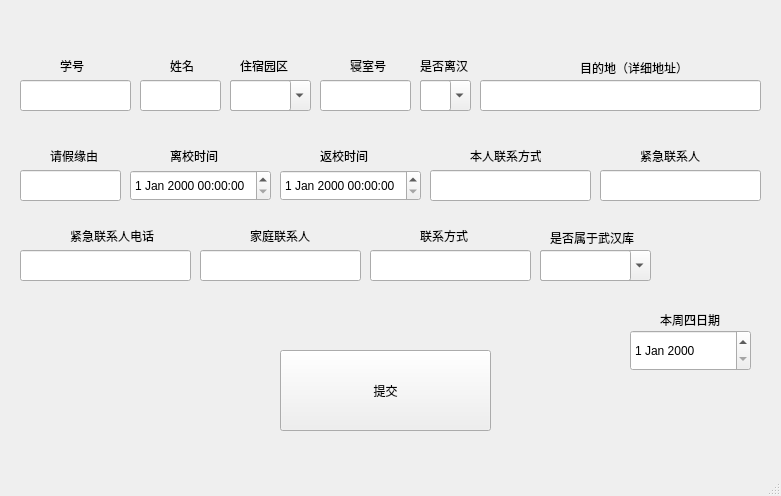
<?xml version="1.0" encoding="UTF-8"?>
<ui version="4.0">
 <class>MainWindow</class>
 <widget class="QMainWindow" name="MainWindow">
  <property name="geometry">
   <rect>
    <x>0</x>
    <y>0</y>
    <width>781</width>
    <height>496</height>
   </rect>
  </property>
  <property name="windowTitle">
   <string>MainWindow</string>
  </property>
  <widget class="QWidget" name="centralwidget">
   <widget class="QDateEdit" name="dateEdit">
    <property name="geometry">
     <rect>
      <x>630</x>
      <y>330</y>
      <width>121</width>
      <height>41</height>
     </rect>
    </property>
   </widget>
   <widget class="QLineEdit" name="lineEdit">
    <property name="geometry">
     <rect>
      <x>20</x>
      <y>80</y>
      <width>111</width>
      <height>31</height>
     </rect>
    </property>
   </widget>
   <widget class="QLineEdit" name="lineEdit_2">
    <property name="geometry">
     <rect>
      <x>140</x>
      <y>80</y>
      <width>81</width>
      <height>31</height>
     </rect>
    </property>
   </widget>
   <widget class="QLineEdit" name="lineEdit_4">
    <property name="geometry">
     <rect>
      <x>320</x>
      <y>80</y>
      <width>91</width>
      <height>31</height>
     </rect>
    </property>
   </widget>
   <widget class="QLineEdit" name="lineEdit_5">
    <property name="geometry">
     <rect>
      <x>420</x>
      <y>80</y>
      <width>31</width>
      <height>31</height>
     </rect>
    </property>
   </widget>
   <widget class="QLineEdit" name="lineEdit_6">
    <property name="geometry">
     <rect>
      <x>480</x>
      <y>80</y>
      <width>281</width>
      <height>31</height>
     </rect>
    </property>
   </widget>
   <widget class="QLabel" name="label">
    <property name="geometry">
     <rect>
      <x>60</x>
      <y>60</y>
      <width>54</width>
      <height>12</height>
     </rect>
    </property>
    <property name="text">
     <string>学号</string>
    </property>
   </widget>
   <widget class="QLabel" name="label_2">
    <property name="geometry">
     <rect>
      <x>170</x>
      <y>60</y>
      <width>54</width>
      <height>12</height>
     </rect>
    </property>
    <property name="text">
     <string>姓名</string>
    </property>
   </widget>
   <widget class="QLabel" name="label_3">
    <property name="geometry">
     <rect>
      <x>240</x>
      <y>60</y>
      <width>54</width>
      <height>12</height>
     </rect>
    </property>
    <property name="text">
     <string>住宿园区</string>
    </property>
   </widget>
   <widget class="QComboBox" name="comboBox">
    <property name="geometry">
     <rect>
      <x>230</x>
      <y>80</y>
      <width>81</width>
      <height>31</height>
     </rect>
    </property>
   </widget>
   <widget class="QLineEdit" name="lineEdit_3">
    <property name="geometry">
     <rect>
      <x>230</x>
      <y>80</y>
      <width>61</width>
      <height>31</height>
     </rect>
    </property>
   </widget>
   <widget class="QLabel" name="label_4">
    <property name="geometry">
     <rect>
      <x>350</x>
      <y>60</y>
      <width>54</width>
      <height>12</height>
     </rect>
    </property>
    <property name="text">
     <string>寝室号</string>
    </property>
   </widget>
   <widget class="QLabel" name="label_5">
    <property name="geometry">
     <rect>
      <x>420</x>
      <y>60</y>
      <width>54</width>
      <height>12</height>
     </rect>
    </property>
    <property name="text">
     <string>是否离汉</string>
    </property>
   </widget>
   <widget class="QComboBox" name="comboBox_2">
    <property name="geometry">
     <rect>
      <x>420</x>
      <y>80</y>
      <width>51</width>
      <height>31</height>
     </rect>
    </property>
   </widget>
   <widget class="QLabel" name="label_6">
    <property name="geometry">
     <rect>
      <x>580</x>
      <y>60</y>
      <width>111</width>
      <height>16</height>
     </rect>
    </property>
    <property name="text">
     <string>目的地（详细地址）</string>
    </property>
   </widget>
   <widget class="QLabel" name="label_7">
    <property name="geometry">
     <rect>
      <x>50</x>
      <y>150</y>
      <width>54</width>
      <height>12</height>
     </rect>
    </property>
    <property name="text">
     <string>请假缘由</string>
    </property>
   </widget>
   <widget class="QLineEdit" name="lineEdit_7">
    <property name="geometry">
     <rect>
      <x>20</x>
      <y>170</y>
      <width>101</width>
      <height>31</height>
     </rect>
    </property>
   </widget>
   <widget class="QDateTimeEdit" name="dateTimeEdit">
    <property name="geometry">
     <rect>
      <x>130</x>
      <y>170</y>
      <width>141</width>
      <height>31</height>
     </rect>
    </property>
   </widget>
   <widget class="QLabel" name="label_8">
    <property name="geometry">
     <rect>
      <x>170</x>
      <y>150</y>
      <width>54</width>
      <height>12</height>
     </rect>
    </property>
    <property name="text">
     <string>离校时间</string>
    </property>
   </widget>
   <widget class="QDateTimeEdit" name="dateTimeEdit_2">
    <property name="geometry">
     <rect>
      <x>280</x>
      <y>170</y>
      <width>141</width>
      <height>31</height>
     </rect>
    </property>
   </widget>
   <widget class="QLabel" name="label_9">
    <property name="geometry">
     <rect>
      <x>320</x>
      <y>150</y>
      <width>54</width>
      <height>12</height>
     </rect>
    </property>
    <property name="text">
     <string>返校时间</string>
    </property>
   </widget>
   <widget class="QLabel" name="label_10">
    <property name="geometry">
     <rect>
      <x>470</x>
      <y>140</y>
      <width>71</width>
      <height>31</height>
     </rect>
    </property>
    <property name="text">
     <string>本人联系方式</string>
    </property>
   </widget>
   <widget class="QLineEdit" name="lineEdit_8">
    <property name="geometry">
     <rect>
      <x>430</x>
      <y>170</y>
      <width>161</width>
      <height>31</height>
     </rect>
    </property>
   </widget>
   <widget class="QLabel" name="label_11">
    <property name="geometry">
     <rect>
      <x>70</x>
      <y>220</y>
      <width>91</width>
      <height>31</height>
     </rect>
    </property>
    <property name="text">
     <string>紧急联系人电话</string>
    </property>
   </widget>
   <widget class="QLineEdit" name="lineEdit_9">
    <property name="geometry">
     <rect>
      <x>20</x>
      <y>250</y>
      <width>171</width>
      <height>31</height>
     </rect>
    </property>
   </widget>
   <widget class="QLabel" name="label_12">
    <property name="geometry">
     <rect>
      <x>250</x>
      <y>220</y>
      <width>71</width>
      <height>31</height>
     </rect>
    </property>
    <property name="text">
     <string>家庭联系人</string>
    </property>
   </widget>
   <widget class="QLineEdit" name="lineEdit_10">
    <property name="geometry">
     <rect>
      <x>200</x>
      <y>250</y>
      <width>161</width>
      <height>31</height>
     </rect>
    </property>
   </widget>
   <widget class="QLineEdit" name="lineEdit_11">
    <property name="geometry">
     <rect>
      <x>370</x>
      <y>250</y>
      <width>161</width>
      <height>31</height>
     </rect>
    </property>
    <property name="text">
     <string/>
    </property>
   </widget>
   <widget class="QLabel" name="label_13">
    <property name="geometry">
     <rect>
      <x>420</x>
      <y>220</y>
      <width>61</width>
      <height>31</height>
     </rect>
    </property>
    <property name="text">
     <string>联系方式</string>
    </property>
   </widget>
   <widget class="QComboBox" name="comboBox_3">
    <property name="geometry">
     <rect>
      <x>540</x>
      <y>250</y>
      <width>111</width>
      <height>31</height>
     </rect>
    </property>
   </widget>
   <widget class="QLabel" name="label_14">
    <property name="geometry">
     <rect>
      <x>550</x>
      <y>230</y>
      <width>101</width>
      <height>16</height>
     </rect>
    </property>
    <property name="text">
     <string>是否属于武汉库</string>
    </property>
   </widget>
   <widget class="QLineEdit" name="lineEdit_12">
    <property name="geometry">
     <rect>
      <x>540</x>
      <y>250</y>
      <width>91</width>
      <height>31</height>
     </rect>
    </property>
   </widget>
   <widget class="QLabel" name="label_15">
    <property name="geometry">
     <rect>
      <x>660</x>
      <y>310</y>
      <width>71</width>
      <height>20</height>
     </rect>
    </property>
    <property name="text">
     <string>本周四日期</string>
    </property>
   </widget>
   <widget class="QPushButton" name="pushButton">
    <property name="geometry">
     <rect>
      <x>280</x>
      <y>350</y>
      <width>211</width>
      <height>81</height>
     </rect>
    </property>
    <property name="text">
     <string>提交</string>
    </property>
   </widget>
   <widget class="QLabel" name="label_16">
    <property name="geometry">
     <rect>
      <x>640</x>
      <y>140</y>
      <width>71</width>
      <height>31</height>
     </rect>
    </property>
    <property name="text">
     <string>紧急联系人</string>
    </property>
   </widget>
   <widget class="QLineEdit" name="lineEdit_13">
    <property name="geometry">
     <rect>
      <x>600</x>
      <y>170</y>
      <width>161</width>
      <height>31</height>
     </rect>
    </property>
   </widget>
   <zorder>comboBox_3</zorder>
   <zorder>comboBox_2</zorder>
   <zorder>comboBox</zorder>
   <zorder>lineEdit_12</zorder>
   <zorder>lineEdit_3</zorder>
   <zorder>dateEdit</zorder>
   <zorder>lineEdit</zorder>
   <zorder>lineEdit_2</zorder>
   <zorder>lineEdit_4</zorder>
   <zorder>lineEdit_5</zorder>
   <zorder>lineEdit_6</zorder>
   <zorder>label</zorder>
   <zorder>label_2</zorder>
   <zorder>label_3</zorder>
   <zorder>label_4</zorder>
   <zorder>label_5</zorder>
   <zorder>label_6</zorder>
   <zorder>label_7</zorder>
   <zorder>lineEdit_7</zorder>
   <zorder>dateTimeEdit</zorder>
   <zorder>label_8</zorder>
   <zorder>dateTimeEdit_2</zorder>
   <zorder>label_9</zorder>
   <zorder>label_10</zorder>
   <zorder>lineEdit_8</zorder>
   <zorder>label_11</zorder>
   <zorder>lineEdit_9</zorder>
   <zorder>label_12</zorder>
   <zorder>lineEdit_10</zorder>
   <zorder>lineEdit_11</zorder>
   <zorder>label_13</zorder>
   <zorder>label_14</zorder>
   <zorder>label_15</zorder>
   <zorder>pushButton</zorder>
   <zorder>label_16</zorder>
   <zorder>lineEdit_13</zorder>
  </widget>
  <widget class="QMenuBar" name="menubar">
   <property name="geometry">
    <rect>
     <x>0</x>
     <y>0</y>
     <width>781</width>
     <height>23</height>
    </rect>
   </property>
  </widget>
  <widget class="QStatusBar" name="statusbar"/>
 </widget>
 <resources/>
 <connections>
  <connection>
   <sender>comboBox</sender>
   <signal>activated(QString)</signal>
   <receiver>MainWindow</receiver>
   <slot>cb1()</slot>
   <hints>
    <hint type="sourcelabel">
     <x>293</x>
     <y>120</y>
    </hint>
    <hint type="destinationlabel">
     <x>299</x>
     <y>155</y>
    </hint>
   </hints>
  </connection>
  <connection>
   <sender>comboBox_2</sender>
   <signal>activated(QString)</signal>
   <receiver>MainWindow</receiver>
   <slot>cb2()</slot>
   <hints>
    <hint type="sourcelabel">
     <x>460</x>
     <y>116</y>
    </hint>
    <hint type="destinationlabel">
     <x>461</x>
     <y>156</y>
    </hint>
   </hints>
  </connection>
  <connection>
   <sender>comboBox_3</sender>
   <signal>activated(QString)</signal>
   <receiver>MainWindow</receiver>
   <slot>cb3()</slot>
   <hints>
    <hint type="sourcelabel">
     <x>465</x>
     <y>295</y>
    </hint>
    <hint type="destinationlabel">
     <x>465</x>
     <y>330</y>
    </hint>
   </hints>
  </connection>
  <connection>
   <sender>pushButton</sender>
   <signal>clicked()</signal>
   <receiver>MainWindow</receiver>
   <slot>handle()</slot>
   <hints>
    <hint type="sourcelabel">
     <x>396</x>
     <y>414</y>
    </hint>
    <hint type="destinationlabel">
     <x>576</x>
     <y>426</y>
    </hint>
   </hints>
  </connection>
 </connections>
 <slots>
  <slot>cb1()</slot>
  <slot>cb2()</slot>
  <slot>cb3()</slot>
  <slot>handle()</slot>
 </slots>
</ui>
